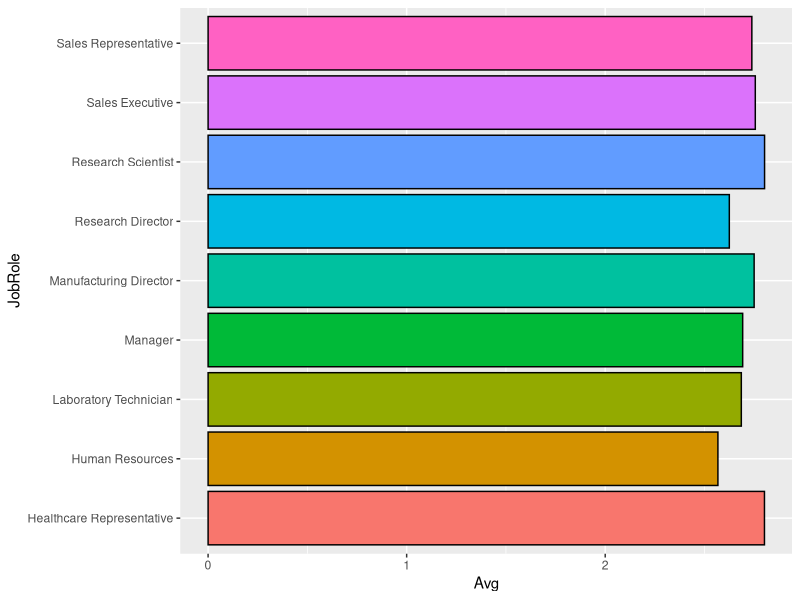
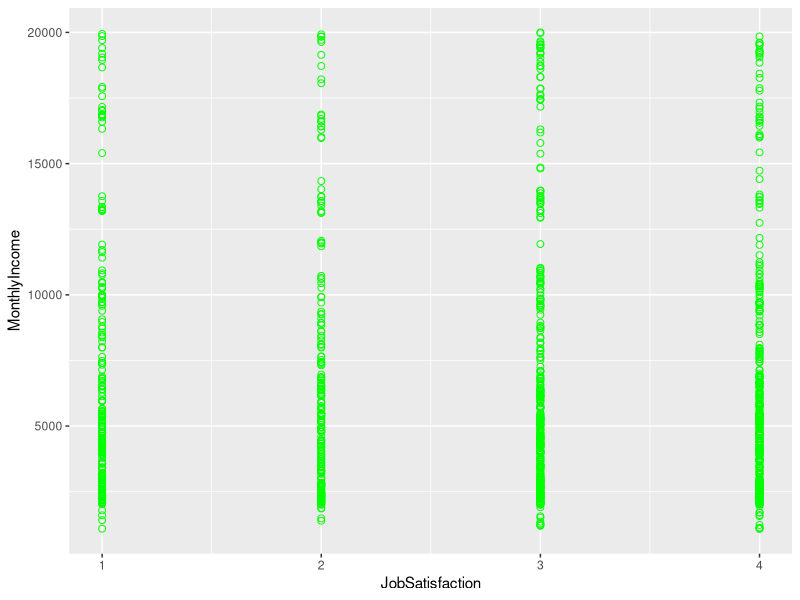

Source code (R) for these figures, in order: (Note: this script raises an error after producing the figures.)
## ---- chunk 1
knitr::opts_chunk$set(echo = TRUE)
library(ggplot2)
library(dplyr)
library(knitr)
library(dplyr)
library(caret)
## ---- chunk 2
# Read in training data
dfTrain <- read.csv("CaseStudy2-data.csv")

# TODO maybe make categories for numeric vars like age, income, etc
## ---- chunk 3
# Percentage of retained/lost employees
kable(table(dfTrain$Attrition) / nrow(dfTrain))
table(dfTrain$Attrition) / nrow(dfTrain)

# Define categorical variables
cat_vars <- c("BusinessTravel", "Department", "Education", 
              "EducationField", "EnvironmentSatisfaction",
              "Gender", "JobInvolvement", "JobLevel",
              "JobRole", "JobSatisfaction", "MaritalStatus",
              "Over18", "OverTime", "PerformanceRating", 
              "RelationshipSatisfaction", "StockOptionLevel", 
              "WorkLifeBalance")

# Define numerical variables
num_vars <- c("Age", "DailyRate", "DistanceFromHome", "Education", "EnvironmentSatisfaction", "HourlyRate", "JobInvolvement", "JobLevel", "JobSatisfaction", "MonthlyIncome", "MonthlyRate", "NumCompaniesWorked", "PercentSalaryHike", "PerformanceRating", "RelationshipSatisfaction", "StandardHours", "StockOptionLevel", "TotalWorkingYears", "TrainingTimesLastYear", "WorkLifeBalance", "YearsAtCompany", "YearsInCurrentRole", "YearsSinceLastPromotion", "YearsWithCurrManager", "Rand")

# TODO make tables look nicer ## I was trying to use kable like above to make these look nice but it wasn't working. When I put it on the table function it errors out when you divide it by cout$freq

# Make relative frequency tables for categorical variables
for (var in cat_vars) {
  print(var)
  freqtable <- table(dfTrain[[var]], dfTrain$Attrition)
  count <- plyr::count(dfTrain[[var]])
  print(freqtable / count$freq)
}
## ---- chunk 4
# TODO look at other variables

## ---- chunk 5
# Job satisfaction by group
Jobs <- group_by(dfTrain, JobRole) %>% summarise(Avg=mean(JobSatisfaction, na.rm=TRUE))
print(Jobs)
ggplot(data=Jobs, aes(x=JobRole, y=Avg, fill=JobRole)) + geom_bar(stat='identity', colour = 'black') + coord_flip() + theme(legend.position="none") + theme(plot.title = element_text(hjust = 0.5))
## ---- chunk 6
ggplot(dfTrain, aes(x=JobSatisfaction, y=MonthlyIncome)) + 
  geom_point(pch = 21, size = 2, color="green") +
  theme(plot.title = element_text(hjust = 0.5))
## ---- chunk 7
# Read in validation data
dfVal <- read.csv("CaseStudy2Validation.csv")

# I selected Business Travel, JobInvolvement, JobLevel, JobRole, and MAritalStatus because they looked the most different from the attrition percentages of the group as a whole. We can come up with a better justificcation later?

# Convert wanted factors into integers.
dfTrain$BusinessTravel <- as.integer(dfTrain$BusinessTravel)
dfTrain$JobRole <- as.integer(dfTrain$JobRole)
dfTrain$MaritalStatus <- as.integer(dfTrain$MaritalStatus)
dfVal$MaritalStatus <- as.integer(dfVal$MaritalStatus)
dfVal$JobRole <- as.integer(dfVal$JobRole)
dfVal$BusinessTravel <- as.integer(dfVal$BusinessTravel)

# Generate attrition predictions based on training data
dfPreds <- class::knn(dfTrain[,c(4,15,16,17,21)], dfVal[,c(4,15,16,17,21)], dfTrain$Attrition, k=5)

# Get accuracy of predictions
confusionMatrix(table(dfVal$Attrition, dfPreds))

# Write predictions to csv file
#write.csv(dfPreds, "CaseStudy2Predictions_Ludlow_Rollins.csv")
